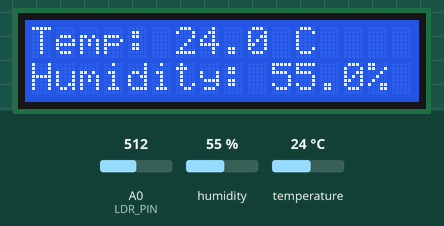
Simulated run of this sketch. Board: Arduino Uno, built with avr-gcc and run on an emulated ATmega328P. Parts: 16×2 character LCD. Inputs (shaded band) come from the test bench; at power-on: humidity 55 %, A0 (LDR_PIN) = 512, temperature 24 °C. What the sketch prints to the serial monitor is not drawn.

Above: at 3.2 s.
3.3 s: humidity set to 22 %
At 9.0 s:
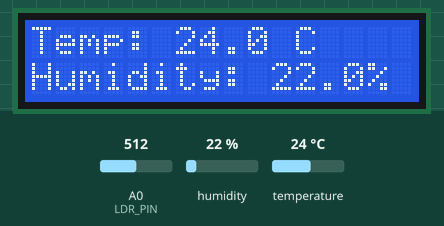
15.2 s: A0 (LDR_PIN) set to 716
At 23.5 s:
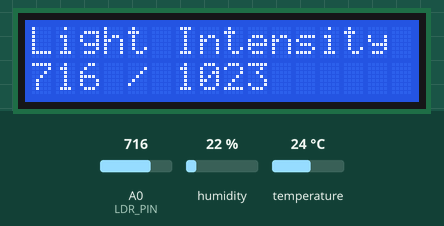
27.1 s: temperature set to 12 °C
At 33.1 s:
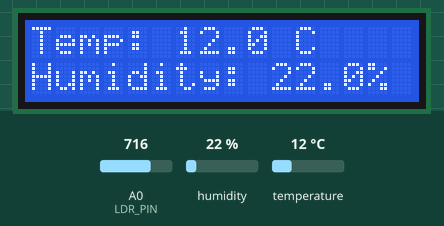
36.8 s: A0 (LDR_PIN) set to 900
At 42.8 s:
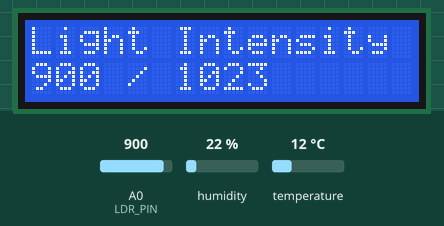
45.8 s: humidity set to 40 %
At 51.2 s:
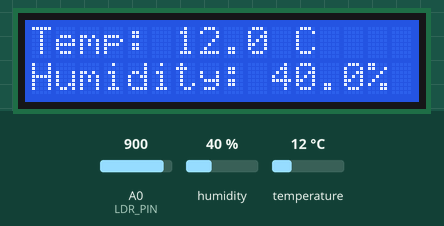
54.9 s: A0 (LDR_PIN) set to 1023
At 59.7 s:
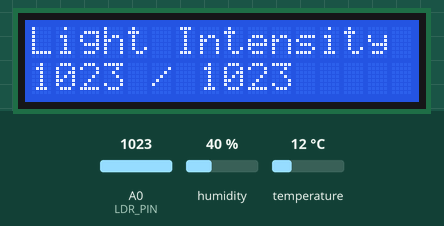
Timing chart, 0 to 61.2 s (numbered marks = the images above; inputs shaded):
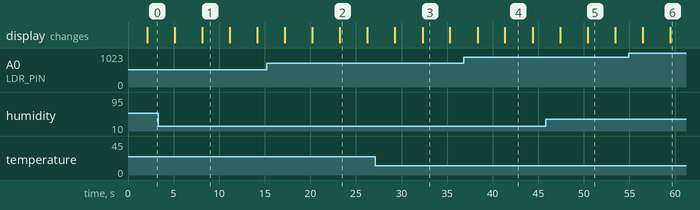

Measured:
- after the input at 3.3 s, the display: first differs from a run without the input after 4.8 s (image 1)
- after the input at 15.2 s, the display: first differs from a run without the input after 8.0 s (image 2)
- after the input at 27.1 s, the display: first differs from a run without the input after 5.2 s (image 3)
- after the input at 36.8 s, the display: first differs from a run without the input after 4.5 s (image 4)
- after the input at 45.8 s, the display: first differs from a run without the input after 4.6 s (image 5)
- after the input at 54.9 s, the display: first differs from a run without the input after 4.6 s (image 6)
- what the display in image 1 shows lasts 3.0 s, from 8.1 s to 11.1 s

The sketch:

WeatherMonitoringStation.ino
```cpp
#include <DHT.h>
#include <LiquidCrystal.h>

#define DHTPIN 2
#define DHTTYPE DHT22
#define LDR_PIN A0

DHT dht(DHTPIN, DHTTYPE);

// RS, E, D4, D5, D6, D7
LiquidCrystal lcd(7, 6, 5, 4, 3, 8);

void setup() {
  Serial.begin(9600);
  dht.begin();

  lcd.begin(16, 2);
  lcd.clear();

  lcd.setCursor(0, 0);
  lcd.print("Weather Station");
  lcd.setCursor(0, 1);
  lcd.print("Starting...");
  delay(2000);
}

void loop() {

  float temperature = dht.readTemperature();
  float humidity = dht.readHumidity();
  int lightValue = analogRead(LDR_PIN);

  // Check DHT sensor
  if (isnan(temperature) || isnan(humidity)) {
    lcd.clear();
    lcd.setCursor(0, 0);
    lcd.print("DHT Sensor Error");

    Serial.println("DHT22 Sensor Error");
    delay(2000);
    return;
  }

  // Serial Monitor
  Serial.print("Temperature: ");
  Serial.print(temperature, 1);
  Serial.println(" C");

  Serial.print("Humidity: ");
  Serial.print(humidity, 1);
  Serial.println(" %");

  Serial.print("Light Intensity: ");
  Serial.print(lightValue);
  Serial.println(" / 1023");

  Serial.println("----------------");

  // Screen 1: Temperature + Humidity
  lcd.clear();

  lcd.setCursor(0, 0);
  lcd.print("Temp: ");
  lcd.print(temperature, 1);
  lcd.print(" C");

  lcd.setCursor(0, 1);
  lcd.print("Humidity: ");
  lcd.print(humidity, 1);
  lcd.print("%");

  delay(3000);

  // Screen 2: Light Intensity
  lcd.clear();

  lcd.setCursor(0, 0);
  lcd.print("Light Intensity");

  lcd.setCursor(0, 1);
  lcd.print(lightValue);
  lcd.print(" / 1023");

  delay(3000);
}
```
